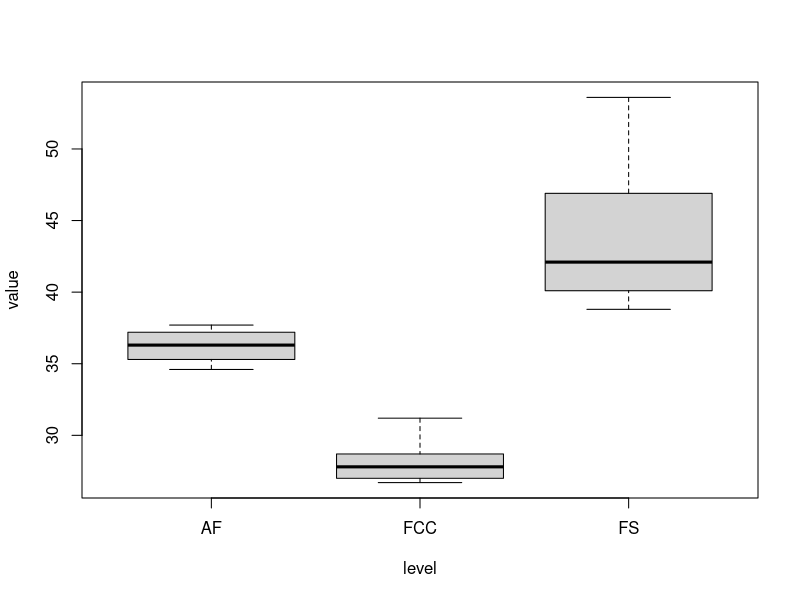
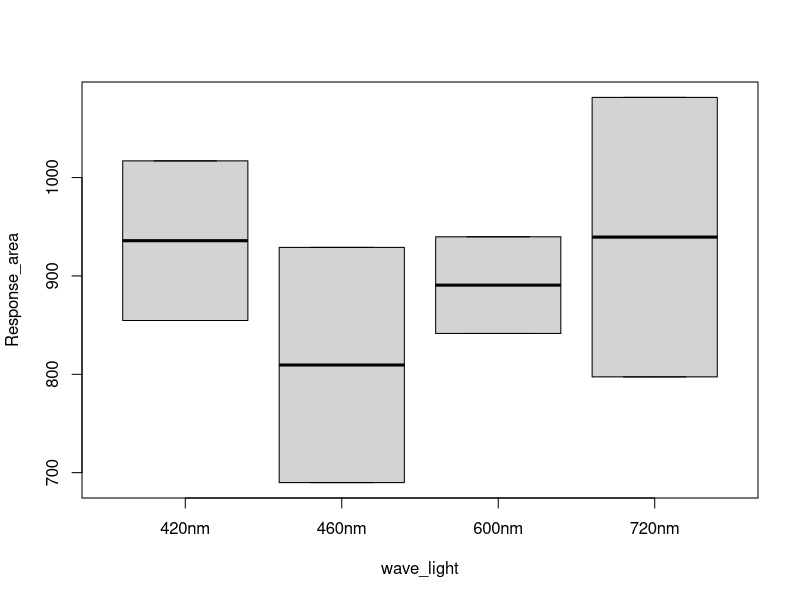
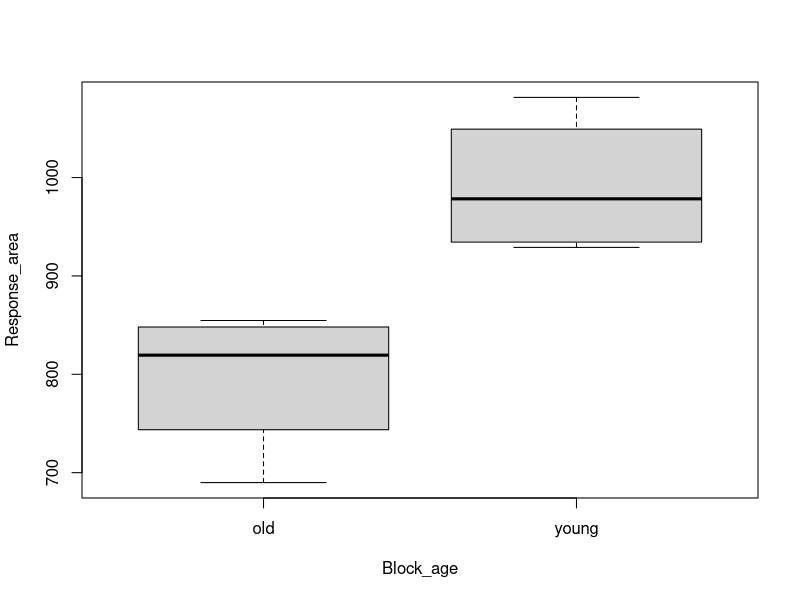
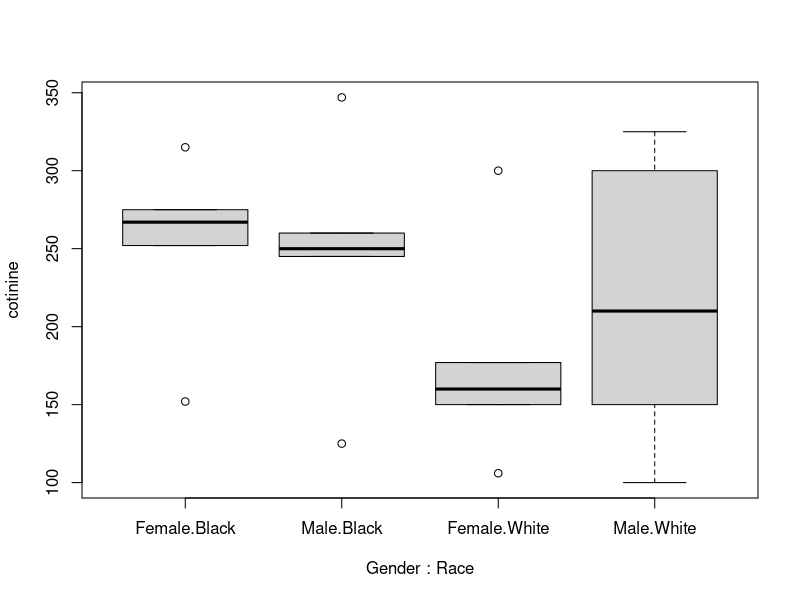
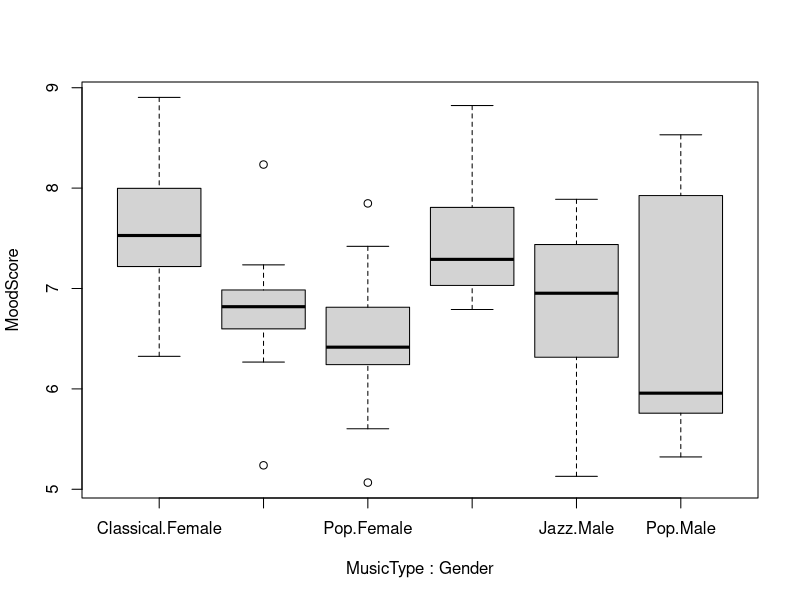

The R script that drew these images, in order:
## ---- chunk 1
wastewater <- read.csv("wastewater.csv")
wastewater
## ---- chunk 2
library(tidyr)
wastewater_reshaped <- wastewater %>% 
  pivot_longer(cols = c("AF", "FS", "FCC"), 
               names_to = "level", 
               values_to = "value")
# wastewater_reshaped
fm1=aov(value~level,data=wastewater_reshaped)
summary(fm1)
## ---- chunk 3
boxplot(value~level,data=wastewater_reshaped)
## ---- chunk 4
data = read.csv("Fern.csv")
data
## ---- chunk 5
# Load the fern.csv data
fern <- read.csv("Fern.csv")

# Perform ANOVA with blocking variable "Block_age"
# and store the result in "test_result"
test_result <- aov(Response_area ~ wave_light, data = fern)

# Check if the blocking variable is significant at 5% level
summary(test_result)
boxplot(Response_area~wave_light,data=fern)
## ---- chunk 6
test_result <- aov(Response_area ~ Block_age, data = fern)

# Check if the blocking variable is significant at 5% level
summary(test_result)
boxplot(Response_area~Block_age,data=fern)
## ---- chunk 7
fm2=aov(Response_area~factor(Block_age)+factor(wave_light),data=fern)
summary(fm2)
## ---- chunk 8
qf(0.017, 1, 3)
qf(0.27, 3, 3)
## ---- chunk 9
data = read.csv("Cotinine.csv")
boxplot(cotinine ~ Gender * Race, data = data)
## ---- chunk 10
data = read.csv("Cotinine.csv")
model <- aov(cotinine ~ Gender * Race, data = data)
summary(model)
TukeyHSD(model)
## ---- chunk 11
model <- aov(cotinine ~ Race, data = data)
summary(model)
## ---- chunk 12
model <- aov(cotinine ~ Gender, data = data)
summary(model)
## ---- chunk 13
data = read.csv("mood.csv")
boxplot(MoodScore ~ MusicType * Gender, data = data)
## ---- chunk 14
data = read.csv("mood.csv")
model <- aov(MoodScore ~ MusicType * Gender, data = data)
summary(model)
TukeyHSD(model)
## ---- chunk 15
model <- aov(MoodScore ~ MusicType, data = data)
summary(model)
## ---- chunk 16
model <- aov(MoodScore ~ Gender, data = data)
summary(model)
